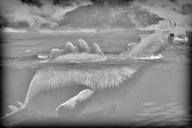
%> input picture lago_ness.pgm, 192 x 128 px
$ octave lago_ness_ex.m   (GNU Octave 9; MATLAB toolbox functions it lacks are replaced by stand-ins)
%> lines starting %> are read from the running program, lines starting %| are printed output that depends on the picture
### f_apply_transformation.m
function M_f = f_apply_transformation(Image, fun, lim_x, lim_y, res)
    %Funcion que le aplica unaa transformacion determinada a una imagen
    %Input:
    %Image: Una matriz de números representando una imagen en blanco y
    %negro
    %El centro de la imagen corresponderá al origen en el plano de los
    %números complejos
    %fun: La función correspondiente a la transformacion que se le quiere
    %realizar a la imagen
    %Lim_x: Un limite de x en el plano de los complejos, horizontalmente la
    %imagen estará en el rango [-lim_x, lim_x]
    %Lim_y: Un limite de y en el plano de los complejos, verticalmente la
    %imagen estará en el rango [-lim_y, lim_y]
    %Res: resolución de la imagen resultante


    fil = size(Image, 1);
    col = size(Image, 2);
    salto_x = 2*lim_x/col;
    salto_y = 2*lim_y/fil;
    M_f = zeros(res, res);

    for i=1:1:fil
       for j=1:1:col
           z = -lim_x+(j*salto_x) + (lim_y-i*salto_y)*1i;
           w = fun(z);
           x_n = ceil((real(w) + 1.01)*(res/2));
           y_n = ceil((1.01-imag(w))*(res/2));
           if 0 < x_n && x_n <= res && 0 < y_n && y_n <= res
               M_f(y_n, x_n) = Image(i,j);
           end
       end
    end


end

### f_rotated_sin.m
function w = f_rotated_sin(z)
    %Funcion para definir la segunda transformacion: i*sen(z)
    w = 1i*sin(z);
end

### lago_ness_ex.m
%Transformaciones para la imagen del monstruo del lago ness
M = imread('lago_ness.pgm');
%> M is the input picture: size 128x192 uint8; min 0, max 255, mean 136.2

%Muestro la imagen
figure(1);
imshow(I);
title("Imagen original");
drawnow;
I = mat2gray(M);

%Transaformacion e^z
lim_x = 2;
lim_y = pi;
res = 80;
transf = @exp;

figure(2)
M_f = f_apply_transformation(M, transf, lim_x, lim_y, res);
%> after the loop in f_apply_transformation, `for i=1:1:fil`:
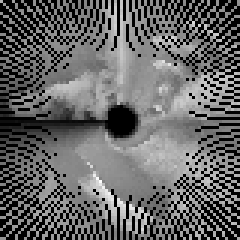
%> M_f: size 80x80 double (shown 3 times larger); min 0, max 254, mean 99.8
Im = mat2gray(M_f);
imshow(Im);
title("Transformacion e^z");
drawnow;

%Transformacion i*sin(z)
lim_x = 1;
lim_y = 1;
res = 80;
transf = @f_rotated_sin;

figure(3)
M_f = f_apply_transformation(M, transf, lim_x, lim_y, res);
%> call 2 of f_apply_transformation, with lim_x = 1, lim_y = 1, res = 80
%> after the loop in f_apply_transformation (call 2), `for i=1:1:fil`:
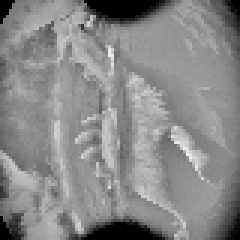
%> M_f: size 80x80 double (shown 3 times larger); min 0, max 242, mean 135.9
Im = mat2gray(M_f);
imshow(Im);
title("Transformacion i*sin(z)");

$ run again, with Cerebro.pgm copied over lago_ness.pgm
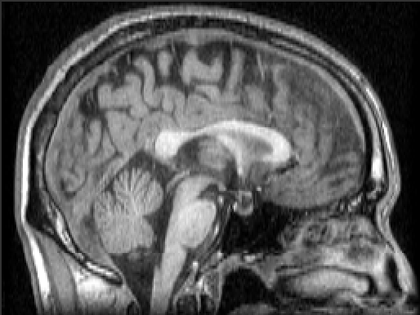
%> input picture Cerebro.pgm, 420 x 315 px, shrunk from 514 x 386 before the run
%> M is the input picture: size 315x420 uint8; min 0, max 255, mean 88.7
%> after the loop in f_apply_transformation, `for i=1:1:fil`:
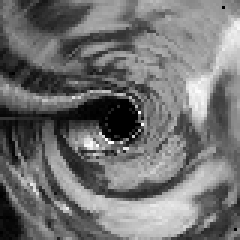
%> M_f: size 80x80 double (shown 3 times larger); min 0, max 255, mean 113.1
%> after the loop in f_apply_transformation (call 2), `for i=1:1:fil`:
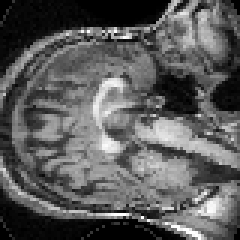
%> M_f: size 80x80 double (shown 3 times larger); min 0, max 255, mean 90.8
